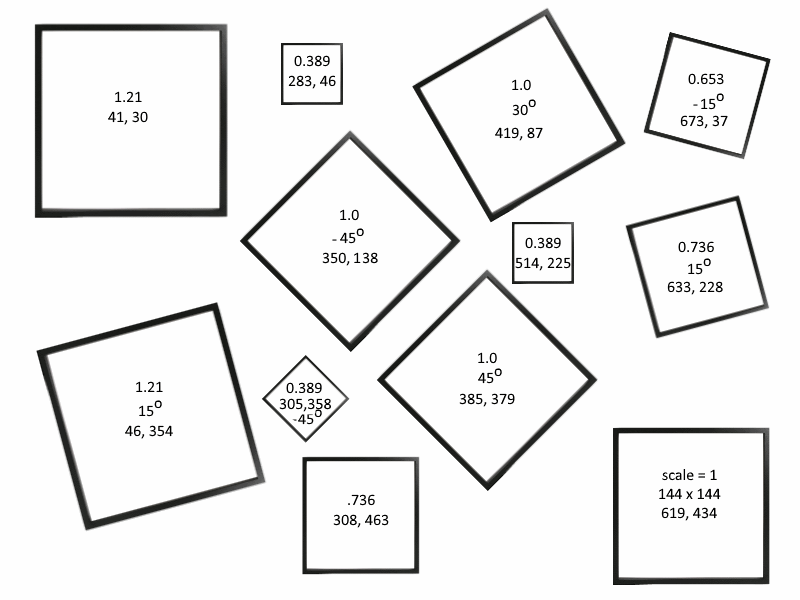
#> input picture cs355-graphics/image-transformations/PictureFrameCollage.png, 800 x 600 px
$ jupyter execute --allow-errors Lab4-ImageTransformations.ipynb   (shell and % lines are left out)
#> lines starting #> are read from the running program, lines starting #| are printed output that depends on the picture; after the words box and inside, x2 and y2 are one past the last pixel; in counts of white or black regions, pixels touching at a corner belong together
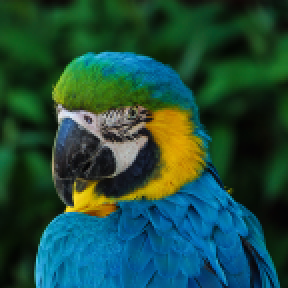
#> input picture cs355-graphics/image-transformations/Bird0.png, 144 x 144 px (shown 2 times larger)
#> further down, im is the input picture: PIL image 144x144 RGB; mean R, G, B 30.5, 75.9, 61.2
# Image Transformations Lab
All  of  the  programming  assignments  are  to  be  done  in  Python  using  additional  libraries  specified  in  the  assignments.  There  are many  libraries  available,  some  of  which  we  will  be  using,  and  you  are  welcome  to  use  them  with  one  exception:  if  the  library  or  a  function  within  it  performs  the  specific  function  you  are  asked  to  code,  you  may  not  use  that  other  than  perhaps  as  a  reference  to  compare  against. All  of  the  code  you  submit  must  be  your  own. You are welcome to turn in a completed jupyter notebook.

The following code will load an image you can use for this lab. If needed make sure to install PIL using *pip install PIL* or *conda install PIL*.

**Note:** On the homework, the direction of the positve Y-axis was up. In this lab (and most image packages), the direction of the positive Y-axis is down. This means that you will need to rotate in the opposite direction of what you did on the homework.

[cell 1]
import numpy as np
import matplotlib.pyplot as plt
from PIL import Image


def compose(frame, image, transformation):

    width, height = frame.size
#> width = 800; height = 600

    #Invert matrix for compose function, grab values for Affine Transform
    t = np.linalg.inv(transformation)
    a=t[0,0]; b=t[0,1]; c=t[0,2]; d=t[1,0]; e=t[1,1]; f=t[1,2]

    image = image.transform((width,height), Image.AFFINE,(a,b,c,d,e,f), Image.BICUBIC)
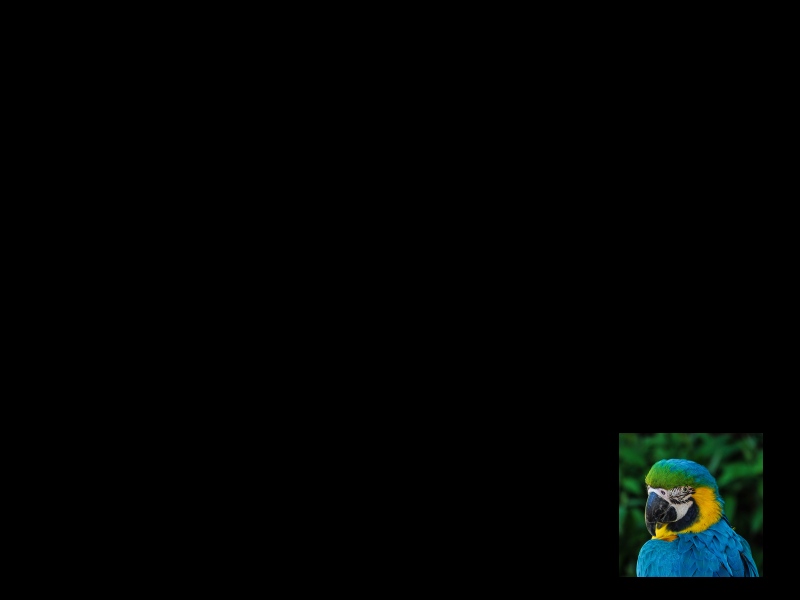
#> image: PIL image 800x600 RGB; mean R, G, B 1.3, 3.3, 2.6

    #Make mask from image's location
    im = np.sum(np.asarray(image), -1)
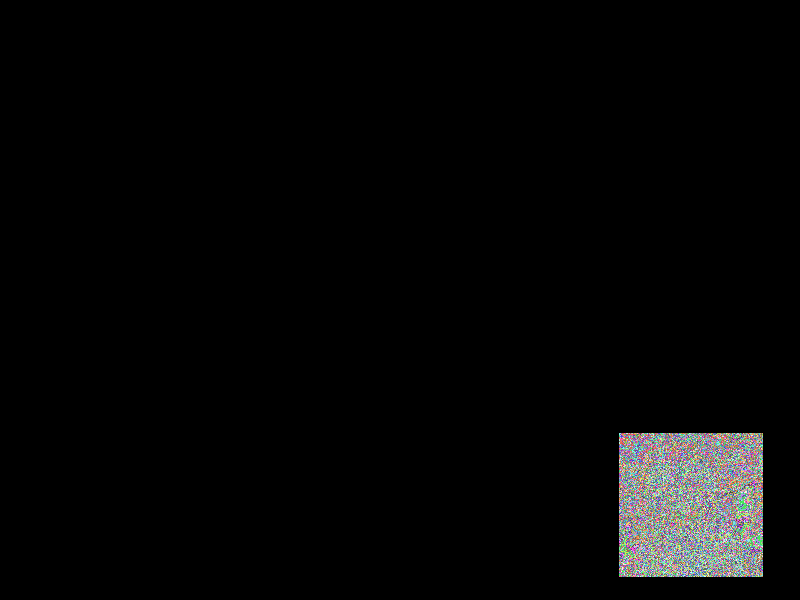
#> im: shape (600, 800) uint64; 584 distinct labels, from 0 to 698; one colour per label, 0 black
    vals = 255.0*( im > 0)
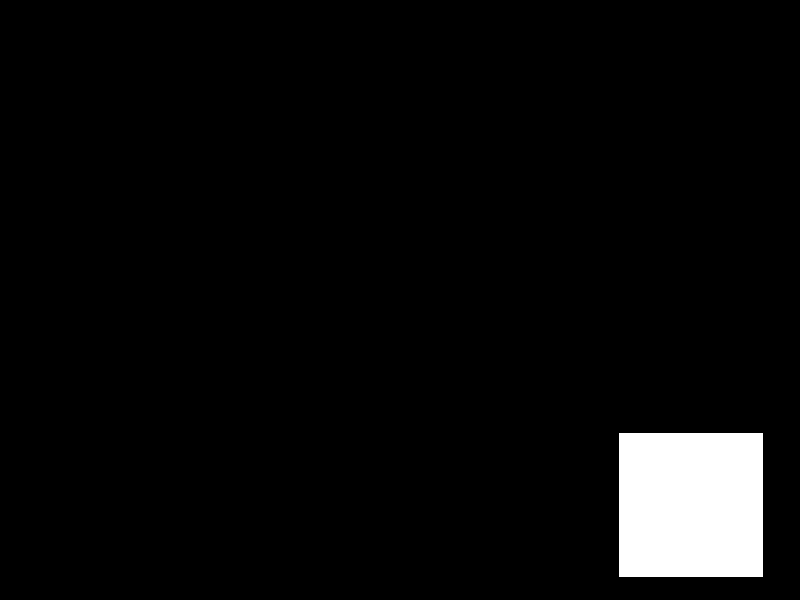
#> vals: shape (600, 800) float64; 4.3% white; 1 white region, box (x1, y1, x2, y2) and area: (619, 433, 763, 577) 20736
    mask = Image.fromarray(vals).convert("1")

    #Composite images together
    result = Image.composite(image,frame,mask)
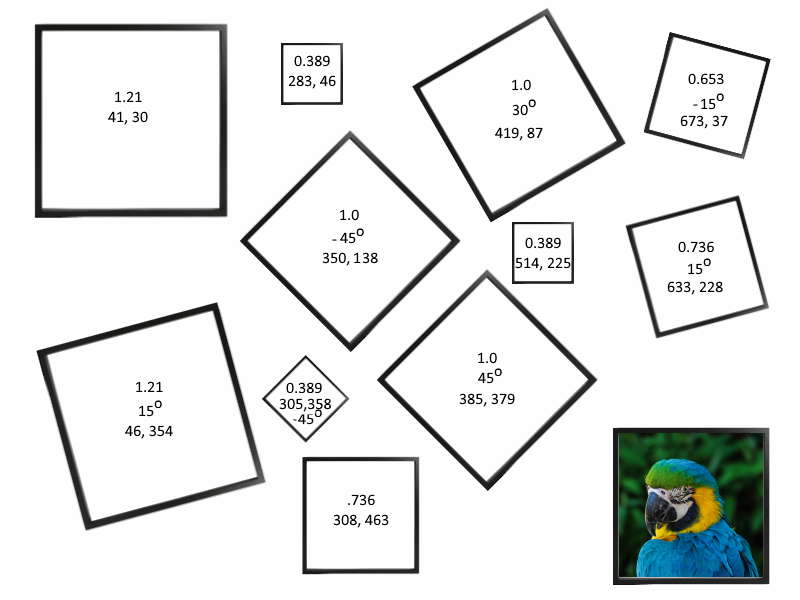
#> result: PIL image 800x600 RGB; mean R, G, B 228.1, 230.1, 229.3
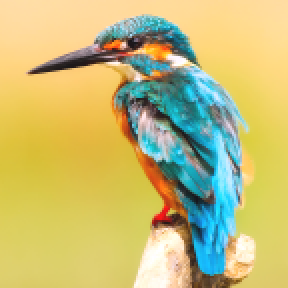
#> input picture cs355-graphics/image-transformations/Bird1.png, 144 x 144 px (shown 2 times larger)

    return result


#Open the two images
filename = "PictureFrameCollage.png"
frame = Image.open(filename).convert("RGB")

filename0 = "Bird0.png"
im = Image.open(filename0).convert("RGB")

#Define the transformation to the first picture frame
transformation = np.matrix([[1,0,619],[0,1,433],[0,0,1]])

#Compose the two images together
result = compose(frame, im, transformation)

#Show the result
plt.imshow(result)
plt.show()

#Uncomment this line if you want to save the image
#result.save("Output.png")

Tip: Make sure you are comfortable with building your own transformations and how the compositing code works, then try implementing your own general transform function.

#> (a cell that did not finish here is left out)
